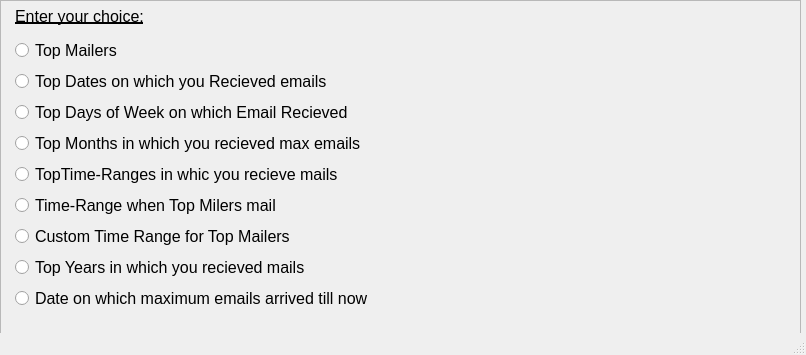
<?xml version="1.0" encoding="UTF-8"?>
<ui version="4.0">
 <class>MainWindow</class>
 <widget class="QMainWindow" name="MainWindow">
  <property name="geometry">
   <rect>
    <x>0</x>
    <y>0</y>
    <width>806</width>
    <height>355</height>
   </rect>
  </property>
  <property name="windowTitle">
   <string>Index</string>
  </property>
  <property name="windowIcon">
   <iconset>
    <normaloff>login_icon.png</normaloff>login_icon.png</iconset>
  </property>
  <widget class="QWidget" name="centralwidget">
   <widget class="QFrame" name="frame">
    <property name="geometry">
     <rect>
      <x>0</x>
      <y>0</y>
      <width>801</width>
      <height>561</height>
     </rect>
    </property>
    <property name="font">
     <font>
      <pointsize>12</pointsize>
     </font>
    </property>
    <property name="frameShape">
     <enum>QFrame::StyledPanel</enum>
    </property>
    <property name="frameShadow">
     <enum>QFrame::Raised</enum>
    </property>
    <widget class="QWidget" name="verticalLayoutWidget">
     <property name="geometry">
      <rect>
       <x>0</x>
       <y>0</y>
       <width>801</width>
       <height>311</height>
      </rect>
     </property>
     <layout class="QVBoxLayout" name="verticalLayout">
      <property name="leftMargin">
       <number>15</number>
      </property>
      <item>
       <widget class="QLabel" name="label">
        <property name="font">
         <font>
          <pointsize>12</pointsize>
          <underline>true</underline>
         </font>
        </property>
        <property name="styleSheet">
         <string notr="true">text-decoration:underline;</string>
        </property>
        <property name="text">
         <string>Enter your choice:</string>
        </property>
       </widget>
      </item>
      <item>
       <widget class="QRadioButton" name="radioButton1">
        <property name="text">
         <string>Top Mailers</string>
        </property>
       </widget>
      </item>
      <item>
       <widget class="QRadioButton" name="radioButton2">
        <property name="text">
         <string>Top Dates on which you Recieved emails</string>
        </property>
       </widget>
      </item>
      <item>
       <widget class="QRadioButton" name="radioButton3">
        <property name="text">
         <string>Top Days of Week on which Email Recieved</string>
        </property>
       </widget>
      </item>
      <item>
       <widget class="QRadioButton" name="radioButton4">
        <property name="text">
         <string>Top Months in which you recieved max emails</string>
        </property>
       </widget>
      </item>
      <item>
       <widget class="QRadioButton" name="radioButton5">
        <property name="text">
         <string>TopTime-Ranges in whic you recieve mails</string>
        </property>
       </widget>
      </item>
      <item>
       <widget class="QRadioButton" name="radioButton6">
        <property name="text">
         <string>Time-Range when Top Milers mail</string>
        </property>
       </widget>
      </item>
      <item>
       <widget class="QRadioButton" name="radioButton7">
        <property name="text">
         <string>Custom Time Range for Top Mailers</string>
        </property>
       </widget>
      </item>
      <item>
       <widget class="QRadioButton" name="radioButton8">
        <property name="text">
         <string>Top Years in which you recieved mails</string>
        </property>
       </widget>
      </item>
      <item>
       <widget class="QRadioButton" name="radioButton9">
        <property name="text">
         <string>Date on which maximum emails arrived till now</string>
        </property>
       </widget>
      </item>
     </layout>
    </widget>
   </widget>
  </widget>
  <widget class="QMenuBar" name="menubar">
   <property name="geometry">
    <rect>
     <x>0</x>
     <y>0</y>
     <width>806</width>
     <height>21</height>
    </rect>
   </property>
  </widget>
  <widget class="QStatusBar" name="statusbar"/>
 </widget>
 <resources/>
 <connections/>
</ui>
